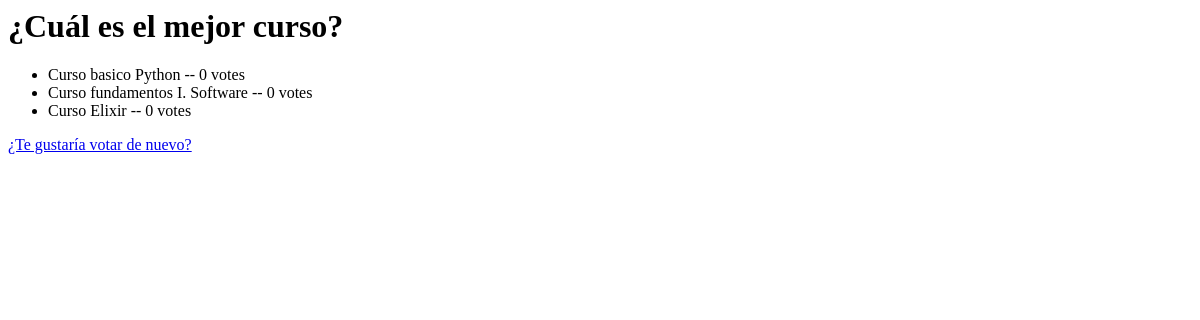
The page /polls/1/results on the database as committed earlier.
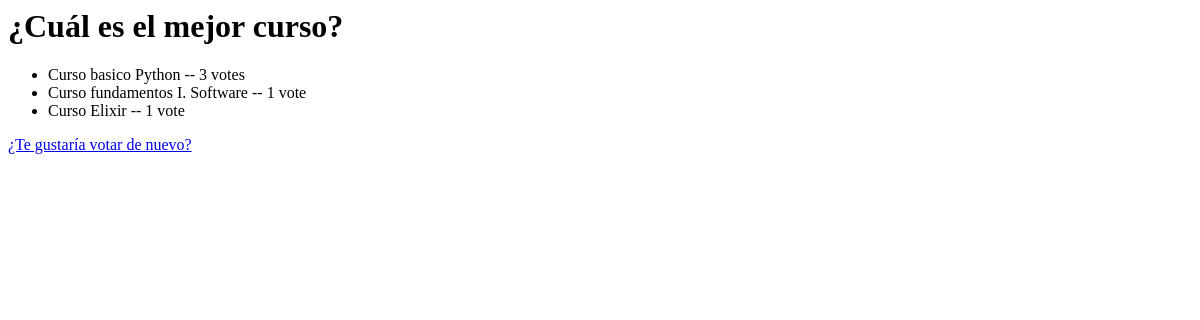
The same page on the database as committed later.
### polls/models.py (models this page shows, shortened)
class Choice(models.Model):
    question = models.ForeignKey(Question, on_delete=models.CASCADE)
    choice_text = models.CharField(max_length=250)
    votes = models.IntegerField(default=0)

### polls/views.py (the view)
# urls.py: path("<int:pk>/results", views.ResultView.as_view(), name="results"),
class ResultView(generic.DetailView):
    model = Question
    template_name = "polls/results.html"

### polls/templates/polls/results.html
<h1>{{ question.question_text }}</h1>
<ul>
    {% for choice in  question.choice_set.all %}
    <li>{{ choice.choice_text }} -- {{ choice.votes }} vote{{ choice.votes|pluralize }}</li>
    {% endfor %}
</ul>
<a href="{% url 'polls:detail' question.id %}">¿Te gustaría votar de nuevo?</a>

Rows that differ between the two databases and show on the page:
changed Choice "Curso basico Python": votes "0" → "3"
changed Choice "Curso fundamentos I. Software": votes "0" → "1"
changed Choice "Curso Elixir": votes "0" → "1"
